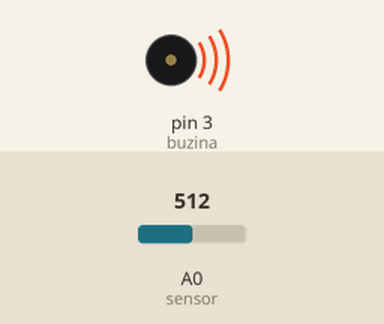
A sketch run on a simulated Arduino Uno, built with avr-gcc and run on an emulated ATmega328P. On the bench: buzzer (waves = sounding, pin HIGH). Inputs (shaded band) come from the test bench; at power-on: A0 (sensor) = 512.

Above: at 1.8 s.
1.9 s: A0 (sensor) set to 219
3.4 s: A0 (sensor) set to 198
At 4.5 s:
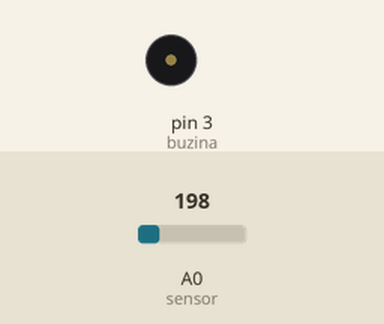
5.5 s: A0 (sensor) set to 306
At 6.7 s:
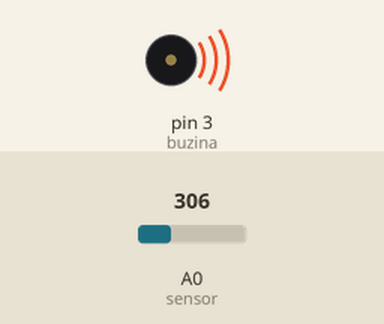
7.0 s: A0 (sensor) set to 122
At 8.3 s:
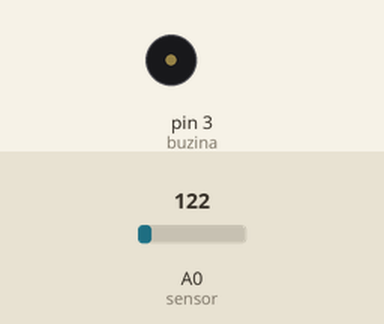
Timing chart, 0 to 10.0 s (numbered marks = the images above; inputs shaded):
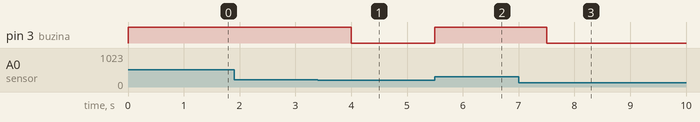

The sketch:

AlarmeTemperatura.ino
```cpp
//Aluno: Felipe de Menezes Santos

#define sensor 0
#define buzina 3

void setup()
{
  pinMode(buzina, OUTPUT);
  Serial.begin(9600);
}

void loop()
{

  digitalWrite(buzina, LOW);
  int leitura = analogRead(sensor);
  float tensao = leitura * 5.0;
  tensao /= 1024.0;
  float temperatura = (tensao - 0.5) * 100 ;

  if(temperatura >= 50){
    digitalWrite(buzina,HIGH);
    delay(1000);
  }


}
```

Measured:
- the behaviour switches between 205 and 204 on A0 (sensor) (found by bisection; images 0 and 1)
- after the input at 3.4 s, pin 3 (buzina): HIGH → LOW after 0.60 s
- after the input at 5.5 s, pin 3 (buzina): LOW → HIGH at once
- after the input at 7.0 s, pin 3 (buzina): HIGH → LOW after 0.50 s
